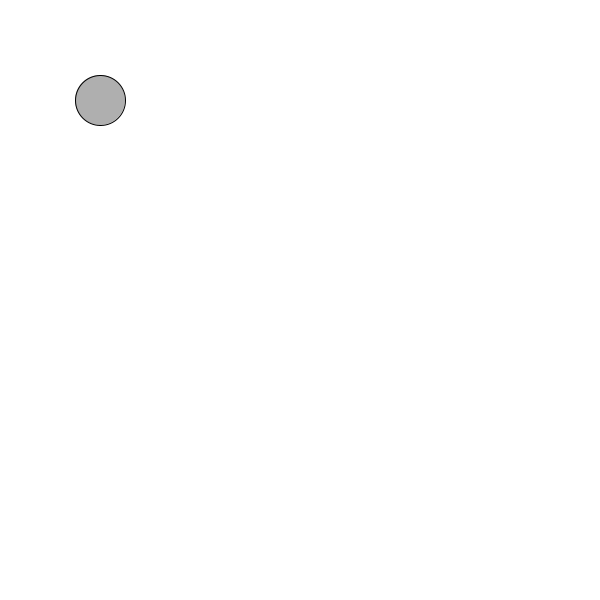
Frame 1 (no input)
Frame 60 (the mouse pressed at the canvas centre just before this capture): identical to frame 1, image omitted
Frame 120 (the mouse held since frame 60 and released just before this capture): identical to frame 1, image omitted

The Processing sketch that drew this single still picture (run headless with seeded random() and noise(); from frame 60 on, the mouse is pressed at the canvas centre):

// Processing sketch: BasicVariables
// ── BasicVariables.pde

int circleX = 100;
int circleY = 100;

void setup() {
  size(600, 600);
}

void draw() {
  background(255);
  stroke(0);
  fill(175);
  
  ellipse(circleX, circleY, 50, 50);
}
